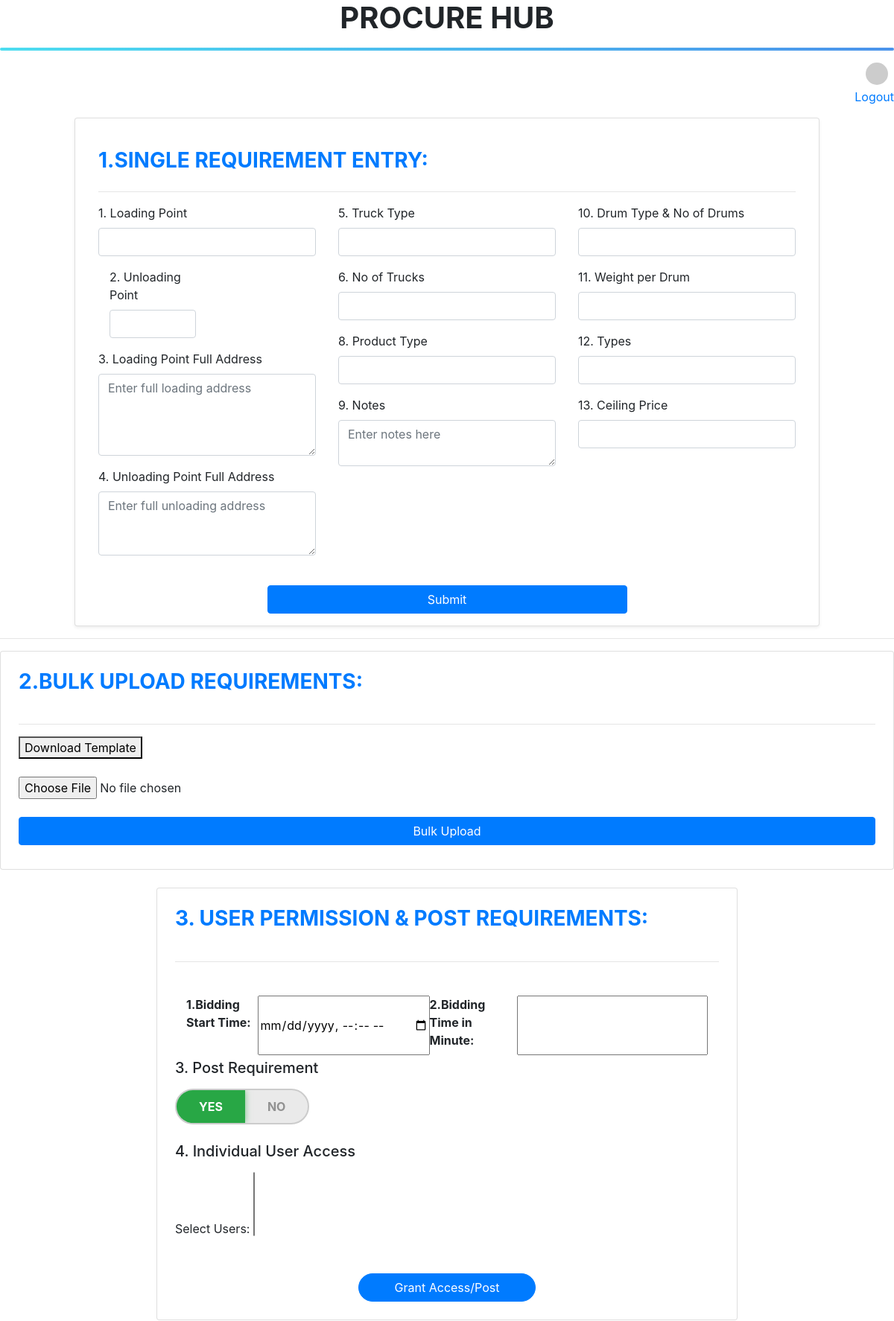
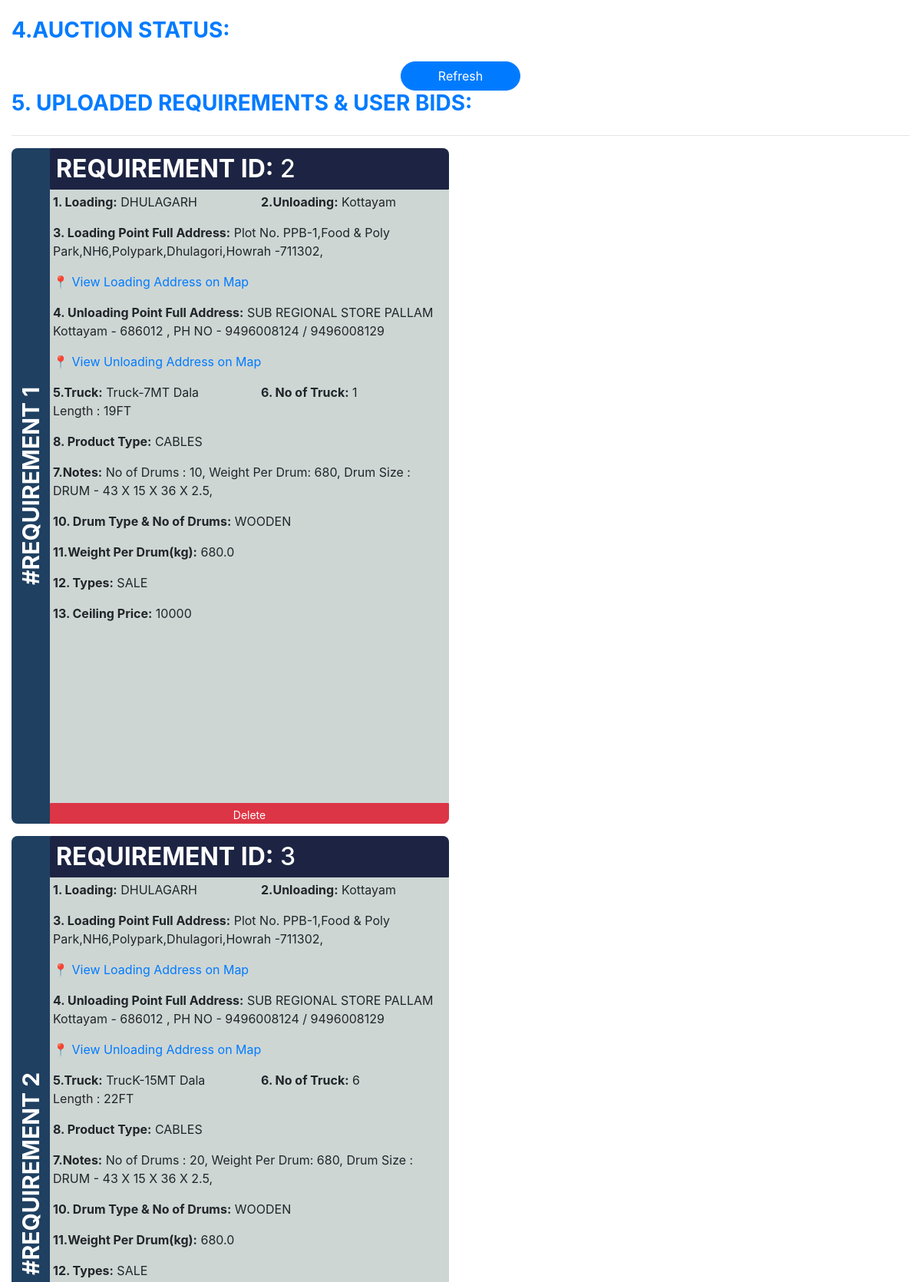
/requirements/ (upper part), run on the app's committed database (2 pictures, top to bottom).
### myapp/models.py (models this page shows, shortened)
class Requirements(models.Model):
    loading_point=models.CharField(max_length=100,null=True,blank=True)
    unloading_point=models.CharField(max_length=100,null=True,blank=True)
    loading_point_full_address=models.TextField(null=True,blank=True)
    unloading_point_full_address=models.TextField(null=True,blank=True)
    product = models.CharField(max_length=100,null=True,blank=True)
    truck_type=models.CharField(max_length=100,null=True,blank=True)
    no_of_trucks=models.IntegerField(null=True,blank=True)
    notes=models.TextField(null=True,blank=True)
    drum_type_no_of_drums=models.CharField(max_length=100,null=True,blank=True)
    weight_per_drum=models.FloatField(null=True,blank=True)
    types=models.CharField(max_length=100,null=True,blank=True)
    cel_price = models.IntegerField(null=True, blank=True)

### myapp/views.py (the view, shortened to what this page needs)
# urls.py: path('requirements/', views.create_requirement, name='requirements'),  # Logout
def create_requirement(request):
    requirements = Requirements.objects.all()
    return render(request, "myapp/admin_dashboard.html", {"requirements": requirements})  # Or render to the dashboard

### myapp/templates/myapp/admin_dashboard.html (shortened to what this page needs)
<!DOCTYPE html>
<html lang="en">
<head>
<link rel="stylesheet" href="https://cdn.jsdelivr.net/npm/bootstrap@4.6.2/dist/css/bootstrap.min.css">
<link rel="stylesheet" href="https://cdn.jsdelivr.net/npm/bootstrap-select@1.13.18/dist/css/bootstrap-select.min.css">
</head>
<body>
<h1 style="text-align:center"><strong>PROCURE HUB</strong></h1>
<hr class="gradient-hr">
<div class="d-flex justify-content-end align-items-center mb-1">
    <img src="https://ui-avatars.com/api/?name={{ user.username }}&background=random&color=fff"
         alt="{{ user.username }}"
         class="rounded-circle"
         width="30" height="30">
</div>
<div class="d-flex justify-content-end mb-3">
    <a href="{% url 'logout' %}" >Logout</a>
</div>
<link href="https://cdn.jsdelivr.net/npm/bootstrap@4.6.2/dist/css/bootstrap.min.css" rel="stylesheet">
<form  class="col-10 mx-auto card p-3 shadow-sm" id="requisition-update" method="POST" action="{% url 'requirements' %}">
    <div class="container-fluid mt-4">
         <h3 class="mb-4 text-primary font-weight-bold">1.SINGLE REQUIREMENT ENTRY:</h3>
                <hr>
        <div class="row">
            <div class="col-md-4 mb-4">
                <div  class="form-group">
                    <div class="form-group">
                    <label for="loading_point">1. Loading Point</label>
                    <input type="text" class="form-control" name="loading_point" id="loading_point" required>
                </div>
                    <div class="col-md-6">
                            <div class="form-group">
                                <label for="unloading_point">2. Unloading Point</label>
                                <input type="text" class="form-control" name="unloading_point" id="unloading_point" required>
                            </div>
                    </div>
                    <label for="loading_point_full_address">3. Loading Point Full Address</label>
                    <textarea class="form-control" name="loading_point_full_address" id="loading_point_full_address" rows="4" placeholder="Enter full loading address" required></textarea>
                </div>
                <div class="form-group">
                    <label for="unloading_point_full_address">4. Unloading Point Full Address</label>
                    <textarea class="form-control" name="unloading_point_full_address" id="unloading_point_full_address" rows="3.5" placeholder="Enter full unloading address" required></textarea>
                </div>
            </div>
            <div class="col-md-4 mb-4">
                <div class="form-group">
                    <label for="truck_type">5. Truck Type</label>
                    <input type="text" class="form-control" name="truck_type" required>
                </div>
                <div class="form-group">
                    <label for="no_of_trucks">6. No of Trucks</label>
                    <input type="number" class="form-control" name="no_of_trucks" required>
                </div>
                <div class="form-group">
                    <label for="product">8. Product Type</label>
                    <input type="text" class="form-control" name="product" required>
                </div>
                 <div class="form-group">
                    <label for="notes">9. Notes</label>
                    <textarea class="form-control" name="notes" id="notes" rows="2" placeholder="Enter notes here"></textarea>
                </div>
            </div>
            <div class="col-md-4 mb-4">
                <div class="form-group">
                    <label for="drum_type_no_of_drums">10. Drum Type & No of Drums</label>
                    <input type="text" class="form-control" name="drum_type_no_of_drums" required>
                </div>
                <div class="form-group">
                    <label for="weight_per_drum">11. Weight per Drum</label>
                    <input type="text" class="form-control" name="weight_per_drum">
                </div>
                <div class="form-group">
                    <label for="types">12. Types</label>
                    <input type="text" class="form-control" name="types">
                </div>
                <div class="form-group mb-0">
                    <label for="types">13. Ceiling Price</label>
                    <input type="number" class="form-control" name="cel_price">
                </div>
            </div>
        </div>
    </div>
     <div class="d-flex justify-content-center">
    <button style="width: 50%;" id="requisition-btn" type="submit" class="btn btn-primary px-5">Submit</button>
</div>
</form>
<hr>
<div class=" card p-4 mt-2 mx-auto border-1">
<h3 class="mb-4 text-primary font-weight-bold">2.BULK UPLOAD REQUIREMENTS:</h3>
    <hr>
    <a href="{% url 'download_template' %}">
        <button type="button">Download Template</button>
    </a>
<input type="file" id="bulk-file" accept=".csv, .xlsx">
<button id="bulk-upload-btn" class="btn btn-primary w-100 mb-2">Bulk Upload</button>
</div>
<div class="container-fluid mt-4 mb-4">
    <form class=" col-8 card p-4 mx-auto border-2  .bg-primary.bg-gradient" method="POST" action="{% url 'admin_dashboard' %}">
        <h3 class="mb-4 text-primary font-weight-bold">3. USER PERMISSION & POST REQUIREMENTS:</h3>
        <hr>
        <div class="container mt-4">
         <label for="start_time"><strong>1.Bidding Start Time:</strong> </label>
       <input type="datetime-local" name="start_time" id="start_time" required>
          <label for="minute"> <strong> 2.Bidding Time in Minute:</strong> </label>
       <input type="number" name="minute" id="minute" required>
        </div>
       <h5 class="mb-3">3. Post Requirement</h5>
        <div class="access-toggle mb-4">
            <button type="button" class="toggle-btn yes active" data-value="yes">YES</button>
            <button type="button" class="toggle-btn no" data-value="no">NO</button>
        </div>
        <h5 class="mb-3">4. Individual User Access</h5>
        <div class="form-group">
            <label for="user">Select Users:</label>
            <select id="userDropdown" name="user" multiple class="selectpicker"
                    data-live-search="true" data-actions-box="true">
            </select>
        </div>
        <div class="d-flex justify-content-center mt-4">
            <button class="btn btn-primary px-5" type="submit" style="border-radius: 30px;">
                Grant Access/Post
            </button>
        </div>
    </form>
</div>
<link href="https://cdn.jsdelivr.net/npm/bootstrap@4.6.2/dist/css/bootstrap.min.css" rel="stylesheet">
<div class="container-fluid mt-1">
 <h3 class="mb-4 text-primary font-weight-bold">4.AUCTION STATUS:</h3>
<div id="refresh-container" style="text-align:center;">
     <div class="d-flex justify-content-center mt-4">
            <button onclick="window.location.reload();" class="btn btn-primary px-5"  style="border-radius: 30px;">
               Refresh
            </button>
        </div>
</div>
        <h3 class="mb-4 text-primary font-weight-bold">5. UPLOADED REQUIREMENTS & USER BIDS:</h3>
    <hr>
    {% for requirement in requirements %}
    <div class="row mb-3 align-items-stretch">
        <div class="col-md-6">
            <div class="requirement-card h-100"
                 style="display: flex; background-color: #CED6D4; border-radius: 8px; overflow: hidden;">
                <div class="vertical-label">
                    <span>#REQUIREMENT {{ forloop.counter }}</span>
                </div>
                <div class="p-0 d-flex flex-column" style="flex: 1 1 auto; padding-bottom: 0; padding-top: 0;">
                <div style="background-color: #1d2443; color: white; border-radius: 1px; margin-top: 0; padding: 0.5rem;">
                    <h2 style="margin: 0;"><strong>REQUIREMENT ID:</strong> {{ requirement.id }}</h2>
                </div>
                    <div class="p-1">
                        <div class="row">
                            <div class="col md-6">
                                <p style="background-color: {% if not requirement.loading_point %}#EFADF0{% else %}transparent{% endif %};">
                                    <strong>1. Loading:</strong> {{ requirement.loading_point }}
                                </p>
                            </div>
                              <div class="col md-6">
                                <p style="background-color: {% if not requirement.unloading_point %}#EFADF0{% else %}transparent{% endif %};">
                                    <strong>2.Unloading:</strong> {{ requirement.unloading_point }}
                                </p>
                              </div>
                        </div>
                    <p><strong>3. Loading Point Full Address:</strong> {{ requirement.loading_point_full_address }}</p>
            <p>
                <a href="https://www.google.com/maps/search/?api=1&query={{ requirement.loading_point_full_address|urlencode }}" target="_blank">
                    📍 View Loading Address on Map
                </a>
            </p>
            <p><strong>4. Unloading Point Full Address:</strong> {{ requirement.unloading_point_full_address }}</p>
            <p>
                <a href="https://www.google.com/maps/search/?api=1&query={{ requirement.unloading_point_full_address|urlencode }}" target="_blank">
                    📍 View Unloading Address on Map
                </a>
            </p>
                        <div class="row">
                            <div class="col md-8">
                                <p style="background-color: {% if not requirement.truck_type %}#EFADF0{% else %}transparent{% endif %};">
                                    <strong>5.Truck:</strong> {{ requirement.truck_type }}
                                </p>
                            </div>
                                <div class="col md-4">
                                    <p style="background-color: {% if not requirement.no_of_trucks %}#EFADF0{% else %}transparent{% endif %};">
                                        <strong>6. No of Truck:</strong> {{ requirement.no_of_trucks }}
                                    </p>
                                </div>
                        </div>
            <p><strong>8. Product Type:</strong> {{ requirement.product }}</p>
             <p style="background-color: {% if not requirement.notes %}#EFADF0{% else %}transparent{% endif %};">
                <strong>7.Notes:</strong> {{ requirement.notes }}
            </p>
            <p><strong>10. Drum Type & No of Drums:</strong> {{ requirement.drum_type_no_of_drums }}</p>
            <p><strong>11.Weight Per Drum(kg):</strong> {{ requirement.weight_per_drum }}</p>
            <p><strong>12. Types:</strong> {{ requirement.types }}</p>
            <p><strong>13. Ceiling Price:</strong> {{ requirement.cel_price }}</p>
                        </div>
                    <button style="width: 100%; margin-top: auto; border-radius: 1px; margin-bottom: 0; padding-bottom: 0;"
        onclick="delReq({{ requirement.id }})"
        class="btn btn-sm btn-danger">Delete</button>
                </div>
            </div>
          <button
    id="delAllReq"
    onclick="delReq('delAll')"
    class="btn btn-danger btn-lg"
    style="width: 100%; margin-top: 1rem;">
        </button>
        </div>
        <div class="col-md-6">
        </div>
    </div>
    {% endfor %}
</div>
</body>
</html>

### myapp/templates/myapp/admin_dashboard.html (style rules this page uses)
body { font-family: Arial, sans-serif; }
.container { display: flex; justify-content: space-between; padding: 5px; }
p { margin: 5px 0; }
.requirement-card { display: flex; align-items: stretch; border-radius: 8px; overflow: hidden; margin-bottom: 1rem; }
.vertical-label { writing-mode: vertical-rl; transform: rotate(180deg); background-color: #1f4061; color: white; font-weight: bold; text-align: center; display: flex; align-items: center; justify-content: center; padding: 0 10px; height: 100%; min-width: 50px; font-size: 30px; }
.access-toggle { display: flex; border-radius: 50px; overflow: hidden; border: 2px solid #ccc; background: #eaeaea; width: fit-content; }
.toggle-btn { flex: 1; padding: 10px 30px; border: none; background: transparent; color: #555; font-weight: bold; font-size: 16px; cursor: pointer; transition: all 0.3s ease; }
.toggle-btn.active.yes { background: #28a745; color: white; box-shadow: 0 0 8px rgba(40, 167, 69, 0.6); }
.toggle-btn:not(.active) { opacity: 0.6; }
.gradient-hr { height: 4px; border: none; background: linear-gradient(to right, #4dddf0, #4b93eb); border-radius: 2px; }

### data on the page
Requirements: id "2", loading_point "DHULAGARH", unloading_point "Kottayam", loading_point_full_address "Plot No. PPB-1,Food & Poly Park,NH6,Polypark,Dhulagori,Howrah -711302,", unloading_point_full_address "SUB REGIONAL STORE PALLAM Kottayam - 686012 , PH NO - 9496008124 / 9496008129", truck_type "Truck-7MT Dala Length : 19FT", no_of_trucks "1", product "CABLES", notes "No of Drums : 10, Weight Per Drum: 680, Drum Size : DRUM - 43 X 15 X 36 X 2.5,", drum_type_no_of_drums "WOODEN", weight_per_drum "680.0", types "SALE", cel_price "10000"
Requirements: id "3", loading_point "DHULAGARH", unloading_point "Kottayam", loading_point_full_address "Plot No. PPB-1,Food & Poly Park,NH6,Polypark,Dhulagori,Howrah -711302,", unloading_point_full_address "SUB REGIONAL STORE PALLAM Kottayam - 686012 , PH NO - 9496008124 / 9496008129", truck_type "TrucK-15MT Dala Length : 22FT", no_of_trucks "6", product "CABLES", notes "No of Drums : 20, Weight Per Drum: 680, Drum Size : DRUM - 43 X 15 X 36 X 2.5,", drum_type_no_of_drums "WOODEN", weight_per_drum "680.0", types "SALE"
